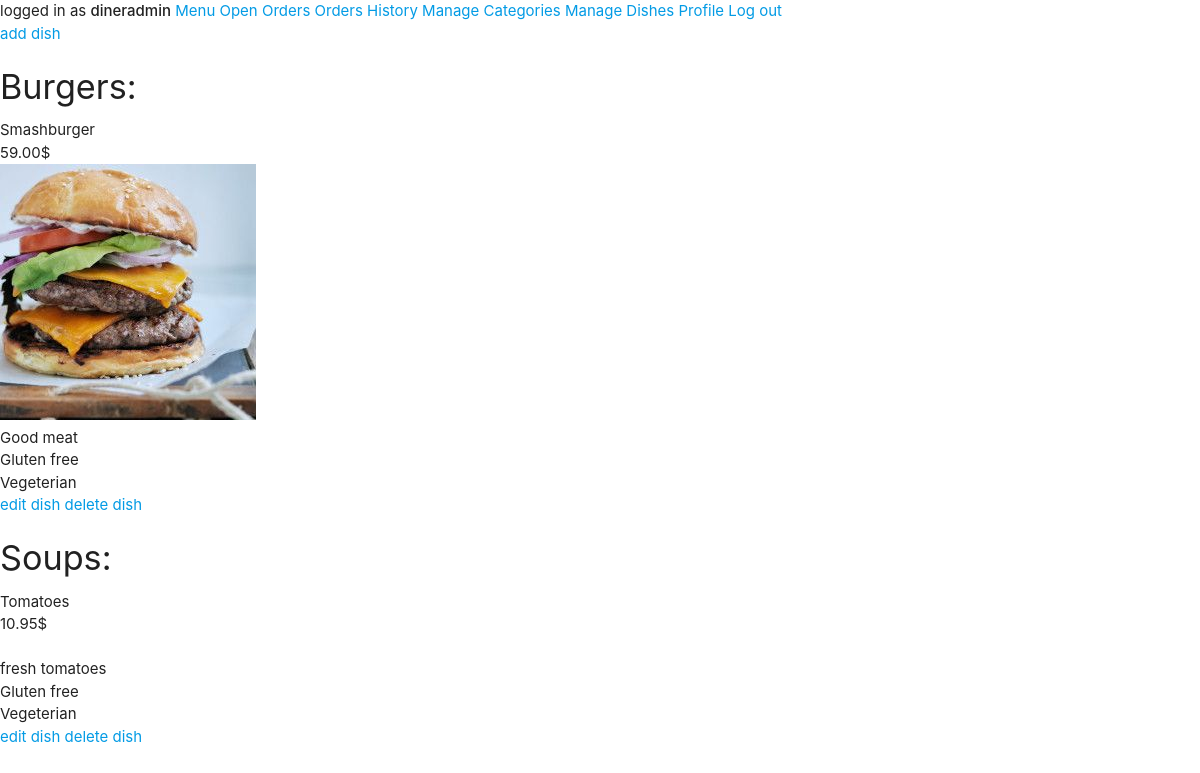
Screenshot of /backoffice/dishes/ (signed in) with the database file from the repository.
### main/models.py (models this page shows, shortened)
class Category(models.Model):
    name = models.CharField(max_length=100, blank=False, unique=True)
    is_deleted = models.BooleanField(default=False)
    image_Url = models.CharField(max_length=1000, null=True, blank=True)
    image_file = models.ImageField(upload_to=category_image_path, null=True, blank=True)

class Dish(models.Model):
    name = models.CharField(max_length=200, blank=False)
    price = models.DecimalField(max_digits=5, decimal_places=2, blank=False)
    description = models.TextField(blank=False)
    is_gluten_free = models.BooleanField(default=False)
    is_vegeterian = models.BooleanField(default=False)
    category = models.ForeignKey(Category, on_delete=models.CASCADE, limit_choices_to={'is_deleted':False})
    is_deleted = models.BooleanField(default=False)
    image_Url = models.CharField(max_length=1000, null=True, blank=True)
    image_file = models.ImageField(upload_to=dish_image_path, null=True, blank=True)

### manage_dishes/views.py (the view)
# urls.py: path('', views.show_dishes, name="show_dishes"),
@staff_member_required(login_url='backoffice_login')
def show_dishes(request):
    all_categories = Category.objects.filter(is_deleted=False)
    return render(request, 'manage_dishes/show_dishes.html', {'all_categories':all_categories})

### manage_dishes/templates/manage_dishes/show_dishes.html (shortened to what this page needs)
{% extends 'layouts/manage_dishes.html' %}
{% block dishes-content %}
<a href="{% url 'add_dish' %}">add dish</a>
{% for category in all_categories %}
    <h4>{{category.name}}:</h4>
    {% for dish in category.dish_set.all %}
        {% if dish.is_deleted == False %}
            {% include 'common/dish_details.html' %}
            <a href="{% url 'edit_dish' id=dish.id %}">edit dish</a>
            <a href="{% url 'delete_dish' id=dish.id %}">delete dish</a>
        {% endif %}
    {% endfor %}
{% endfor %}
{% endblock dishes-content %}

### main/templates/common/user_menu.html
<div>
logged in as <strong>{{request.user.username}}</strong>
<a href="{% url 'all_dishes' %}">Menu</a>
{% if request.user.is_staff == True %}
    <a href="{% url 'manage_orders' %}">Open Orders</a>
    <a href="{% url 'show_orders_history' %}">Orders History</a>
    <a href="{% url 'show_categories' %}">Manage Categories</a>
    <a href="{% url 'show_dishes' %}">Manage Dishes</a>
{% else %}
    <a href="{% url 'show_cart' %}">My Cart ({{request.user.cart_set.last.item_set.all|length}})</a>
    <a href="{% url 'show_delivery' %}">My Orders</a>
    <a href="{% url 'user_history' %}">My History</a>
{% endif %}
<a href="{% url 'show_user_info' %}">Profile</a>
<a href="{% url 'user_logout' %}">Log out</a>
</div>

### main/templates/common/dish_details.html
{% load static %}
<div>{{dish.name}}</div>
<div>{{dish.price}}$</div>
<div>
    {% if dish.image_file %}
        <img src="/{{dish.image_file}}" alt="">
    {% else %}
        <img src="{{dish.image_Url}}" alt="">
    {% endif %}
</div>
<div>{{dish.description}}</div>
{% if dish.is_gluten_free %}
    <div>Gluten free</div>
{% endif %}
{% if dish.is_vegeterian %}
    <div>Vegeterian</div>
{% endif %}

### rows the page displays
Category: name "Burgers"
Dish: name "Smashburger", price "59.00", image_file (picture), description "Good meat", is_gluten_free "Gluten free", is_vegeterian "Vegeterian"
Category: name "Soups"
Dish: name "Tomatoes", price "10.95", description "fresh tomatoes", is_gluten_free "Gluten free", is_vegeterian "Vegeterian"

### other values shown
{{ request.user.username }} "dineradmin"
